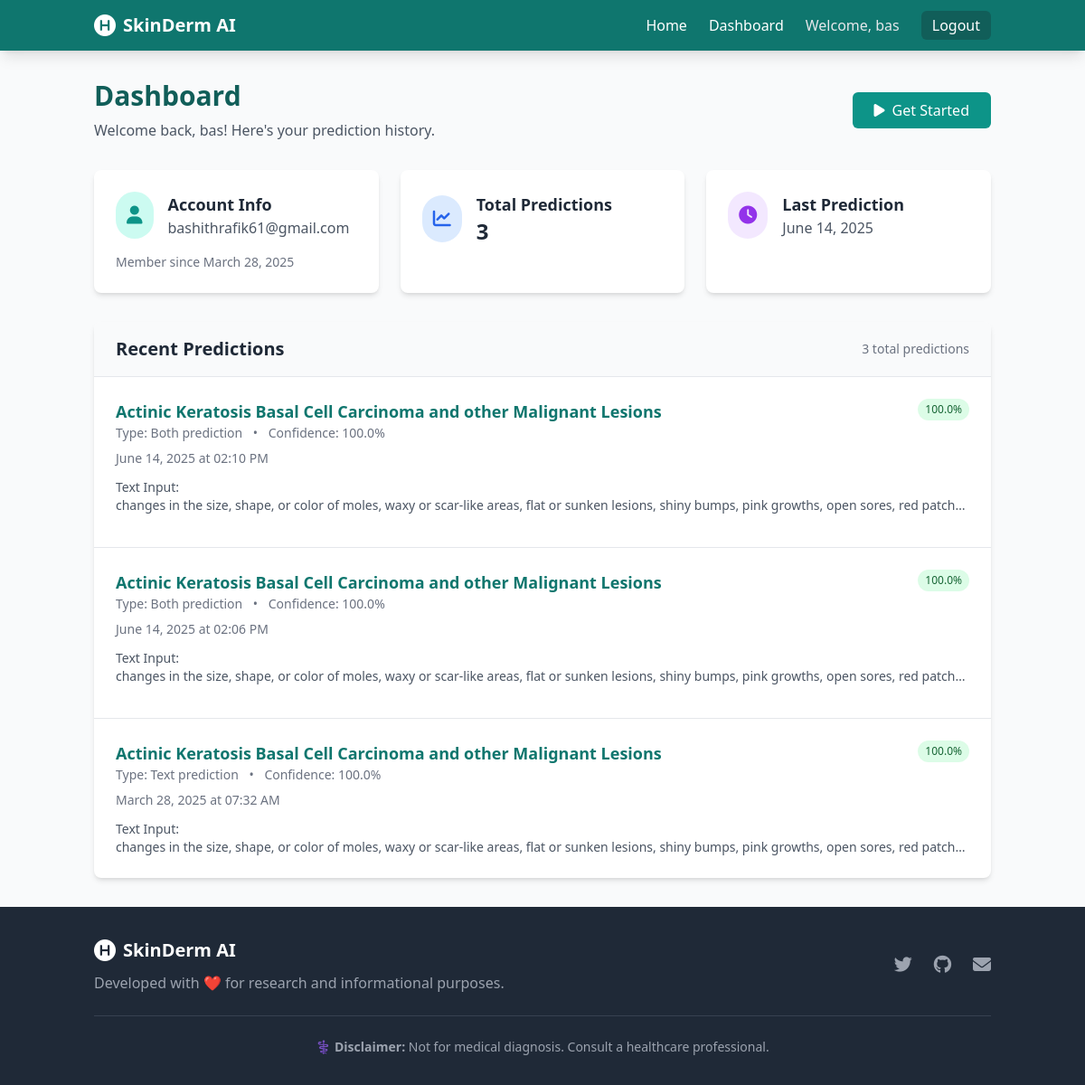
The page /dashboard (signed in) on the database its author committed.
### app.py (models this page shows)
class User(db.Model):
    id = db.Column(db.Integer, primary_key=True)
    username = db.Column(db.String(80), unique=True, nullable=False)
    email = db.Column(db.String(120), unique=True, nullable=False)
    password = db.Column(db.String(200), nullable=False)
    created_at = db.Column(db.DateTime, default=datetime.utcnow)
    predictions = db.relationship('Prediction', backref='user', lazy=True)

class Prediction(db.Model):
    id = db.Column(db.Integer, primary_key=True)
    user_id = db.Column(db.Integer, db.ForeignKey('user.id'), nullable=False)
    prediction_type = db.Column(db.String(20), nullable=False)  # 'text', 'image', 'both'
    prediction_result = db.Column(db.String(100), nullable=False)
    confidence = db.Column(db.Float, nullable=False)
    created_at = db.Column(db.DateTime, default=datetime.utcnow)
    image_path = db.Column(db.String(200))
    text_input = db.Column(db.Text)

### app.py (the view)
@app.route('/dashboard')
def dashboard():
    if 'user_id' not in session:
        flash('Please log in to access the dashboard.', 'warning')
        return redirect(url_for('login'))
    user = User.query.get(session['user_id'])
    predictions = Prediction.query.filter_by(user_id=user.id).order_by(Prediction.created_at.desc()).limit(10).all()
    return render_template('dashboard.html', user=user, predictions=predictions)

### templates/dashboard.html (shortened to what this page needs)
{% extends "base.html" %}
{% block content %}
<div class="mb-8">
    <div class="flex justify-between items-center">
        <div>
            <h1 class="text-3xl font-bold text-teal-800 mb-2">Dashboard</h1>
            <p class="text-gray-600">Welcome back, {{ user.username }}! Here's your prediction history.</p>
        </div>
        <a href="{{ url_for('home') }}" class="bg-teal-600 hover:bg-teal-700 text-white py-2 px-6 rounded-md inline-flex items-center transition-all">
            <i class="fas fa-play mr-2"></i> Get Started
        </a>
    </div>
</div>
<div class="grid md:grid-cols-3 gap-6 mb-8">
    <div class="bg-white p-6 rounded-lg shadow-md transition-all hover:shadow-lg">
        <div class="flex items-center mb-4">
            <div class="bg-teal-100 p-3 rounded-full mr-4">
                <i class="fas fa-user text-teal-600 text-xl"></i>
            </div>
            <div>
                <h3 class="text-lg font-semibold text-gray-800">Account Info</h3>
                <p class="text-gray-600">{{ user.email }}</p>
            </div>
        </div>
        <p class="text-sm text-gray-500">Member since {{ user.created_at.strftime('%B %d, %Y') }}</p>
    </div>
    <div class="bg-white p-6 rounded-lg shadow-md transition-all hover:shadow-lg">
        <div class="flex items-center mb-4">
            <div class="bg-blue-100 p-3 rounded-full mr-4">
                <i class="fas fa-chart-line text-blue-600 text-xl"></i>
            </div>
            <div>
                <h3 class="text-lg font-semibold text-gray-800">Total Predictions</h3>
                <p class="text-2xl font-bold text-gray-800">{{ predictions|length }}</p>
            </div>
        </div>
    </div>
    <div class="bg-white p-6 rounded-lg shadow-md transition-all hover:shadow-lg">
        <div class="flex items-center mb-4">
            <div class="bg-purple-100 p-3 rounded-full mr-4">
                <i class="fas fa-clock text-purple-600 text-xl"></i>
            </div>
            <div>
                <h3 class="text-lg font-semibold text-gray-800">Last Prediction</h3>
                <p class="text-gray-600">
                    {% if predictions %}
                        {{ predictions[0].created_at.strftime('%B %d, %Y') }}
                    {% else %}
                        No predictions yet
                    {% endif %}
                </p>
            </div>
        </div>
    </div>
</div>
<div class="bg-white rounded-lg shadow-md overflow-hidden transition-all hover:shadow-lg">
    <div class="bg-gray-50 px-6 py-4 border-b flex justify-between items-center">
        <h2 class="text-xl font-semibold text-gray-800">Recent Predictions</h2>
        {% if predictions %}
        <span class="text-sm text-gray-500">{{ predictions|length }} total predictions</span>
        {% endif %}
    </div>
    <div class="divide-y divide-gray-200">
        {% if predictions %}
            {% for prediction in predictions %}
            <div class="p-6 hover:bg-gray-50 transition-colors group">
                <div class="flex justify-between items-start">
                    <div>
                        <h3 class="text-lg font-semibold text-teal-700 group-hover:text-teal-800">{{ prediction.prediction_result }}</h3>
                        <p class="text-sm text-gray-500 mb-2">
                            <span class="font-medium">Type:</span> {{ prediction.prediction_type|title }} prediction
                            <span class="mx-2">•</span>
                            <span class="font-medium">Confidence:</span> {{ (prediction.confidence * 100)|round(2) }}%
                        </p>
                        <p class="text-sm text-gray-500">{{ prediction.created_at.strftime('%B %d, %Y at %I:%M %p') }}</p>
                    </div>
                    <div class="flex space-x-2">
                        <span class="px-2 py-1 bg-{{
                            'green' if prediction.confidence > 0.7
                            else 'yellow' if prediction.confidence > 0.5
                            else 'red'
                        }}-100 text-{{
                            'green' if prediction.confidence > 0.7
                            else 'yellow' if prediction.confidence > 0.5
                            else 'red'
                        }}-800 text-xs rounded-full">
                            {{ (prediction.confidence * 100)|round(2) }}%
                        </span>
                    </div>
                </div>
                {% if prediction.text_input %}
                <div class="mt-3 text-sm text-gray-600">
                    <p class="font-medium">Text Input:</p>
                    <p class="truncate">{{ prediction.text_input }}</p>
                </div>
                {% endif %}
            </div>
            {% endfor %}
        {% endif %}
    </div>
</div>
{% endblock %}

### templates/base.html (shortened to what this page needs)
<!DOCTYPE html>
<html lang="en">
<head>
    <script src="https://cdn.tailwindcss.com"></script>
    <link rel="stylesheet" href="https://cdn.jsdelivr.net/npm/bootstrap-icons@1.10.0/font/bootstrap-icons.css">
    <link rel="stylesheet" href="https://cdnjs.cloudflare.com/ajax/libs/font-awesome/6.4.0/css/all.min.css">
</head>
<body class="bg-gray-50 min-h-screen">
    <nav class="bg-teal-700 text-white shadow-lg">
        <div class="container mx-auto px-4 py-3 flex justify-between items-center">
            <div class="flex items-center space-x-2">
                <i class="fas fa-hospital-symbol text-2xl"></i>
                <span class="text-xl font-bold">SkinDerm AI</span>
            </div>
            <div class="hidden md:flex space-x-6 items-center">
                <a href="{{ url_for('home') }}" class="nav-link {% if request.path == url_for('home') %}active{% endif %}">Home</a>
                <a href="{{ url_for('dashboard') }}" class="nav-link {% if request.path == url_for('dashboard') %}active{% endif %}">Dashboard</a>
                {% if 'user_id' in session %}
                <span class="text-gray-200">Welcome, {{ session['username'] }}</span>
                <a href="{{ url_for('logout') }}" class="bg-teal-800 hover:bg-teal-900 px-3 py-1 rounded-md">Logout</a>
                {% else %}
                <a href="{{ url_for('login') }}" class="nav-link {% if request.path == url_for('login') %}active{% endif %}">Login</a>
                <a href="{{ url_for('register') }}" class="bg-teal-600 hover:bg-teal-800 px-3 py-1 rounded-md">Register</a>
                {% endif %}
            </div>
        </div>
    </nav>
    <main class="container mx-auto px-4 py-8">
        {% block content %}{% endblock %}
    </main>
    <footer class="bg-gray-800 text-white py-8">
        <div class="container mx-auto px-4">
            <div class="flex flex-col md:flex-row justify-between items-center">
                <div class="mb-4 md:mb-0">
                    <div class="flex items-center">
                        <i class="fas fa-hospital-symbol text-2xl mr-2"></i>
                        <span class="text-xl font-bold">SkinDerm AI</span>
                    </div>
                    <p class="mt-2 text-gray-400">Developed with ❤️ for research and informational purposes.</p>
                </div>
                <div class="flex space-x-6">
                    <a href="#" class="text-gray-400 hover:text-white">
                        <i class="fab fa-twitter text-xl"></i>
                    </a>
                    <a href="#" class="text-gray-400 hover:text-white">
                        <i class="fab fa-github text-xl"></i>
                    </a>
                    <a href="#" class="text-gray-400 hover:text-white">
                        <i class="fas fa-envelope text-xl"></i>
                    </a>
                </div>
            </div>
            <div class="mt-6 pt-6 border-t border-gray-700 text-center text-gray-400 text-sm">
                <p>⚕️ <strong>Disclaimer:</strong> Not for medical diagnosis. Consult a healthcare professional.</p>
            </div>
        </div>
    </footer>
</body>
</html>

### templates/base.html (style rules this page uses)
.transition-all { transition: all 0.3s ease; }

### rows shown on the page
User: username "bas", email "bashithrafik61@gmail.com", created_at "March 28, 2025"
Prediction: created_at "June 14, 2025", prediction_result "Actinic Keratosis Basal Cell Carcinoma and other Malignant Lesions", prediction_type "Both", (prediction.confidence*100)|round(2) "100.0", created_at "June 14, 2025 at 02:10 PM", text_input "changes in the size, shape, or color of moles, waxy or scar-like areas, flat or sunken lesions, shiny bumps, pink growths, open sores, red patch…"
Prediction: prediction_result "Actinic Keratosis Basal Cell Carcinoma and other Malignant Lesions", prediction_type "Both", (prediction.confidence*100)|round(2) "100.0", created_at "June 14, 2025 at 02:06 PM", text_input "changes in the size, shape, or color of moles, waxy or scar-like areas, flat or sunken lesions, shiny bumps, pink growths, open sores, red patch…"
Prediction: prediction_result "Actinic Keratosis Basal Cell Carcinoma and other Malignant Lesions", prediction_type "Text", (prediction.confidence*100)|round(2) "100.0", created_at "March 28, 2025 at 07:32 AM", text_input "changes in the size, shape, or color of moles, waxy or scar-like areas, flat or sunken lesions, shiny bumps, pink growths, open sores, red patch…"

### other values the page prints
{{ predictions|length }} "3"
